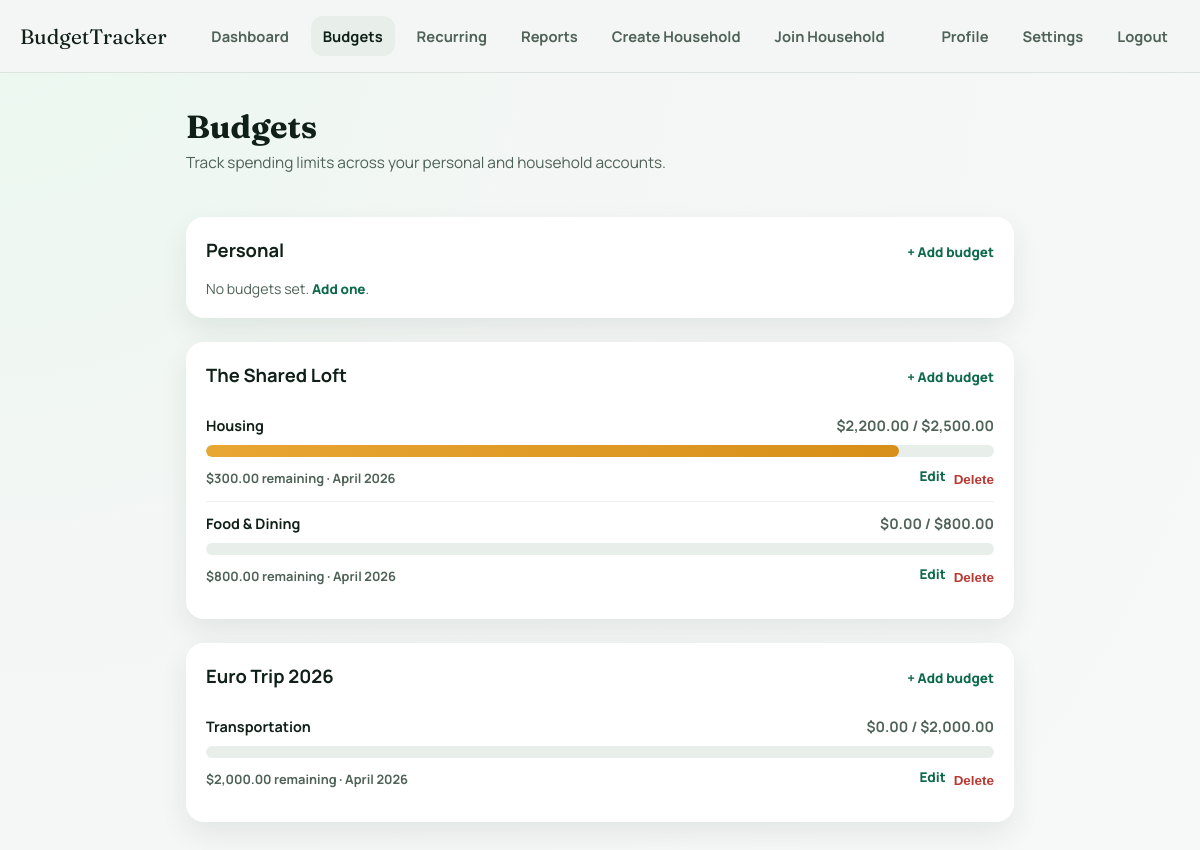
The page /budgets (signed in) on the database its author committed.
### app/models.py (models this page shows, shortened)
class Household(db.Model):
    __tablename__ = "household"
    household_id = db.Column(db.Integer, primary_key=True)
    name = db.Column(db.String(120), nullable=False)
    invite_code = db.Column(db.String(50), unique=True, nullable=True)
    memberships = db.relationship("HouseholdMembership", back_populates="household", lazy=True)
    categories = db.relationship("Category", backref="household", lazy=True, foreign_keys="Category.household_id")
    transactions = db.relationship("Transaction", backref="household", lazy=True)
    budgets = db.relationship("Budget", backref="household", lazy=True)

class Category(db.Model):
    __tablename__ = "category"
    category_id = db.Column(db.Integer, primary_key=True)
    name = db.Column(db.String(80), nullable=False)
    user_id = db.Column(db.Integer, db.ForeignKey("user.id"), nullable=True)
    household_id = db.Column(db.Integer, db.ForeignKey("household.household_id"), nullable=True)
    parent_id = db.Column(db.Integer, db.ForeignKey('category.category_id'), nullable=True)
    is_system = db.Column(db.Boolean, default=False)
    subcategories = db.relationship("Category", backref=db.backref("parent", remote_side=[category_id]), lazy=True)
    transactions = db.relationship("Transaction", backref="category", lazy=True)

class Budget(db.Model):
    __tablename__ = "budget"
    budget_id = db.Column(db.Integer, primary_key=True)
    description = db.Column(db.String(255), nullable=True)
    month = db.Column(db.Date, nullable=False)
    limit_amount = db.Column(db.Float, nullable=False)
    category_id = db.Column(db.Integer, db.ForeignKey("category.category_id"), nullable=False)
    user_id = db.Column(db.Integer, db.ForeignKey("user.id"), nullable=True)
    household_id = db.Column(db.Integer, db.ForeignKey("household.household_id"), nullable=True)
    category = db.relationship("Category", backref="budgets", lazy=True)

### app/main/budget.py (the view)
@bp.route("/budgets")
@login_required
def view_budgets():
    user_id = current_user.id
    today = date.today()
    personal_report = get_budget_report(user_id=user_id)
    household_reports = []
    for household in current_user.households:
        report = get_budget_report(household_id=household.household_id)
        if report:
            household_reports.append(
                {
                    "household": household,
                    "report": report,
                }
            )
    return render_template(
        "budgets.html",
        personal_report=personal_report,
        household_reports=household_reports,
        today=today,
    )

### app/main/transactions.py (called while the page is built)
@bp.before_app_request
def ensure_recurring_synced():
    if not current_user.is_authenticated:
        return
    if request.endpoint in [
        "main.personal_dashboard",
        "main.household_dashboard",
        "main.dashboard_content",
        "main.recurring_page",
    ]:
        try:
            sync_recurring(current_user.id)
        except Exception:
            db.session.rollback()

### app/models.py (called while the page is built)
    @property
    def households(self):
        return [m.household for m in self.memberships]

### app/templates/budgets.html (shortened to what this page needs)
{% extends "base.html" %}
{% block content %}
<div class="dashboard-content">
  <div>
    <h1 class="page-title">Budgets</h1>
    <p class="page-subtitle">Track spending limits across your personal and household accounts.</p>
  </div>
  {% macro budget_list(report) %}
    {% if report %}
    <ul class="transaction-list">
      {% for b in report %}
      {% set status = 'safe' if b.percent < 75 else ('warning' if b.percent < 100 else 'danger') %}
      <li class="budget-row">
        <div class="budget-row-top">
          <span class="budget-name">{{ b.category }}</span>
          <span class="budget-values">${{ '{:,.2f}'.format(b.spent) }} / ${{ '{:,.2f}'.format(b.limit) }}</span>
        </div>
        <div class="progress-track">
          <div class="progress-fill {{ status }}" style="--target: {{ b.percent }}%;"></div>
        </div>
        <div style="display: flex; justify-content: space-between; align-items: center; margin-top: 4px;">
          <p class="budget-meta">
            {% if b.remaining >= 0 %}
              ${{ '{:,.2f}'.format(b.remaining) }} remaining · {{ b.month.strftime('%B %Y') }}
            {% else %}
              ${{ '{:,.2f}'.format(b.remaining|abs) }} over limit · {{ b.month.strftime('%B %Y') }}
            {% endif %}
          </p>
          <div class="transaction-actions">
            <a href="{{ url_for('main.edit_budget', budget_id=b.budget_id) }}"
               class="inline-link">Edit</a>
            <form method="POST"
                  action="{{ url_for('main.delete_budget', budget_id=b.budget_id) }}"
                  onsubmit="return confirm('Delete this budget?')">
              <button type="submit" class="inline-link danger">Delete</button>
            </form>
          </div>
        </div>
      </li>
      {% endfor %}
    </ul>
    {% else %}
    <p class="empty">No budgets set. <a href="{{ url_for('main.add_budget') }}" class="muted-link">Add one</a>.</p>
    {% endif %}
  {% endmacro %}
  <section class="dashboard-card">
    <div class="card-header">
      <h2>Personal</h2>
      <a href="{{ url_for('main.add_budget') }}" class="muted-link">+ Add budget</a>
    </div>
    {{ budget_list(personal_report) }}
  </section>
  {% for item in household_reports %}
  <section class="dashboard-card">
    <div class="card-header">
      <h2>{{ item.household.name }}</h2>
      <a href="{{ url_for('main.add_budget') }}" class="muted-link">+ Add budget</a>
    </div>
    {{ budget_list(item.report) }}
  </section>
  {% endfor %}
</div>
{% endblock %}

### app/static/css/styles.css (style rules this page uses)
:root { --bg: #f4f6f5; --surface: #ffffff; --surface-muted: #f8faf9; --text: #102019; --text-soft: #4f6258; --line: #d8e0db; --shadow: 0 12px 28px rgba(16, 32, 25, 0.08); --radius: 18px; --good: #0f9f67; --warn: #d88b1c; --bad: #d9463f; }
* { margin: 0; padding: 0; box-sizing: border-box; }
body { font-family: "Manrope", "Segoe UI", sans-serif; background: radial-gradient(circle at top left, #eaf8ef 0%, #f4f6f5 40%, #f7f9f8 100%); color: var(--text); }
.app-body { min-height: 100vh; }
.dashboard-content { display: grid; gap: 24px; }
.dashboard-card, .card { background: var(--surface); border-radius: var(--radius); padding: 20px; box-shadow: var(--shadow); }
.page-title { font-family: "Fraunces", serif; font-size: 2rem; }
.page-subtitle { margin-top: 6px; margin-bottom: 20px; color: var(--text-soft); font-size: 0.96rem; }
.card-header { display: flex; justify-content: space-between; align-items: baseline; gap: 10px; margin-bottom: 16px; }
.card-header h2 { font-size: 1.15rem; }
.muted-link, .inline-link { color: #0e6a4a; text-decoration: none; font-size: 0.84rem; font-weight: 800; }
.budget-row { padding: 12px 0; border-bottom: 1px solid #edf2ef; }
.budget-row:last-child { border-bottom: none; }
.budget-row-top { display: flex; justify-content: space-between; gap: 12px; }
.budget-name, .budget-values { font-size: 0.9rem; font-weight: 700; }
.budget-values { color: var(--text-soft); }
.progress-track { margin-top: 10px; width: 100%; height: 12px; border-radius: 999px; background: #e8efeb; overflow: hidden; }
.progress-fill { width: 0; height: 100%; border-radius: 999px; animation: fill-in 0.85s ease forwards; }
.progress-fill.warning { background: linear-gradient(90deg, #e8a633 0%, #d78f19 100%); }
.budget-meta { margin-top: 6px; color: var(--text-soft); font-size: 0.8rem; font-weight: 700; }
.transaction-list { list-style: none; }
.transaction-actions { margin-top: 6px; display: flex; justify-content: flex-end; gap: 8px; }
.transaction-actions form { margin: 0; }
.inline-link { border: none; background: none; cursor: pointer; }
.inline-link.danger { color: #b93832; }
.empty { color: var(--text-soft); font-size: 0.88rem; }

### rows shown on the page
Household: household.name "The Shared Loft"
Category: category "Housing"
Budget: limit "2,500.00", month "April 2026"
Category: category "Food & Dining"
Budget: limit "800.00", month "April 2026"
Household: household.name "Euro Trip 2026"
Category: category "Transportation"
Budget: limit "2,000.00", month "April 2026"

### other values the page prints
{{ '{:,.2f}'.format(b.spent) }} "2,200.00" "0.00" "0.00"
{{ '{:,.2f}'.format(b.remaining) }} "300.00" "800.00" "2,000.00"
